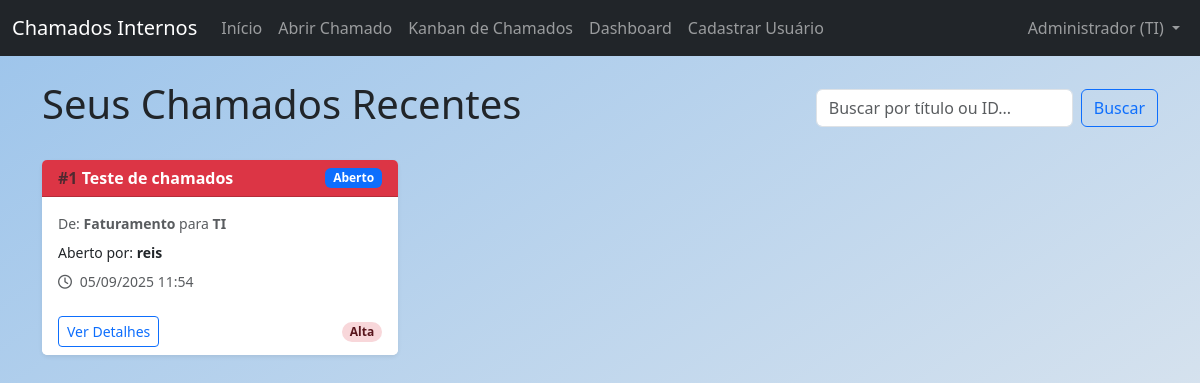
The page /home (signed in) on the database as committed earlier.
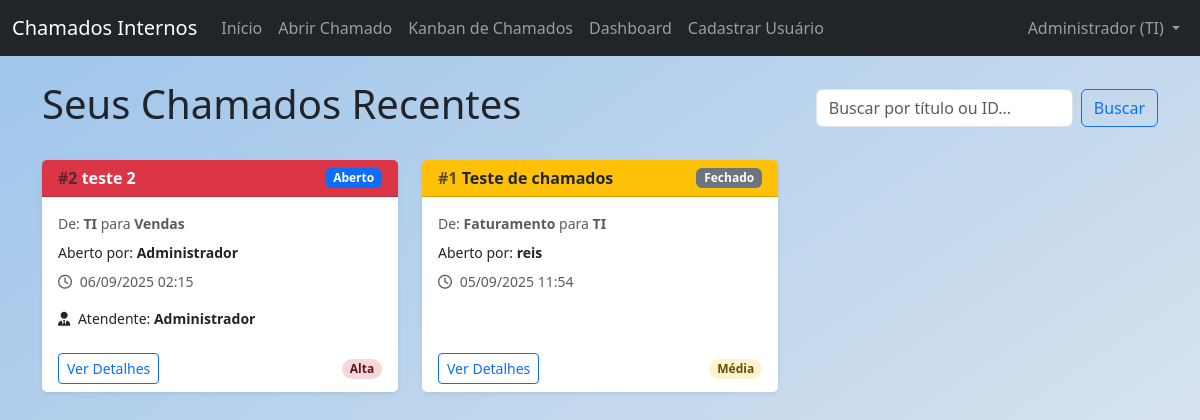
The same page on the database as committed later.
### app/models.py (models this page shows, shortened)
class User(db.Model, UserMixin):
    id = db.Column(db.Integer, primary_key=True)
    name = db.Column(db.String(100), nullable=False)
    email = db.Column(db.String(120), unique=True, nullable=False)
    sector = db.Column(db.String(50), nullable=False)
    password = db.Column(db.String(128), nullable=False)
    access_level = db.Column(db.String(20), nullable=False, default='colaborador') # colaborador, tecnico, administrador
    created_at = db.Column(db.DateTime, default=datetime.utcnow)
    tickets_created = db.relationship('Ticket', backref='author', lazy=True, foreign_keys='Ticket.user_id')
    tickets_assigned = db.relationship('Ticket', backref='assignee_user', lazy=True, foreign_keys='Ticket.assigned_to')
    comments = db.relationship('Comment', backref='comment_author', lazy=True)

class Ticket(db.Model):
    id = db.Column(db.Integer, primary_key=True)
    title = db.Column(db.String(150), nullable=False)
    description = db.Column(db.Text, nullable=False)
    user_id = db.Column(db.Integer, db.ForeignKey('user.id'), nullable=False) # Quem abriu o chamado
    origin_sector = db.Column(db.String(50), nullable=False)
    target_sector = db.Column(db.String(50), nullable=False)
    priority = db.Column(db.String(20), nullable=False, default='baixa') # baixa, media, alta
    status = db.Column(db.String(20), nullable=False, default='Aberto') # Aberto, Em Atendimento, Resolvido, Fechado
    created_at = db.Column(db.DateTime, default=datetime.utcnow)
    updated_at = db.Column(db.DateTime, default=datetime.utcnow, onupdate=datetime.utcnow)
    assigned_to = db.Column(db.Integer, db.ForeignKey('user.id'), nullable=True) # Quem está atendendo
    comments = db.relationship('Comment', backref='ticket', lazy=True, cascade="all, delete-orphan")
    history = db.relationship('TicketHistory', backref='ticket', lazy=True, cascade="all, delete-orphan")

### app/routes.py (the view, shortened to what this page needs)
@main.route('/')
@main.route('/home')
@login_required
def home():
    query_param = request.args.get('q', '', type=str)
    if current_user.access_level == 'administrador':
        base_query = Ticket.query
    else:
        base_query = Ticket.query.filter_by(user_id=current_user.id)
    tickets = base_query.order_by(Ticket.created_at.desc()).all()
    return render_template('index.html', title='Início', tickets=tickets)

### app/__init__.py (called while the page is built)
@login_manager.user_loader
def load_user(user_id):
    from app.models import User
    return User.query.get(int(user_id))

### app/templates/index.html (shortened to what this page needs)
{% extends "base.html" %}
{% block content %}
    <div class="d-flex flex-wrap justify-content-between align-items-center mb-4 gap-3">
        <h1>Seus Chamados Recentes</h1>
        <form method="GET" action="{{ url_for('main.home') }}" class="d-flex" style="min-width: 300px;">
            <input class="form-control me-2" type="search" name="q" placeholder="Buscar por título ou ID..." value="{{ request.args.get('q', '') }}" aria-label="Buscar">
            <button class="btn btn-outline-primary" type="submit">Buscar</button>
        </form>
    </div>
    {% if tickets %}
        <div class="row">
            {% for ticket in tickets %}
                <div class="col-lg-4 col-md-6 mb-4">
                    {% include 'components/ticket_card.html' %}
                </div>
            {% endfor %}
        </div>
    {% endif %}
{% endblock content %}

### app/templates/base.html (shortened to what this page needs)
<!DOCTYPE html>
<html lang="pt-br">
<head>
    <link href="https://cdn.jsdelivr.net/npm/bootstrap@5.3.3/dist/css/bootstrap.min.css" rel="stylesheet">
    <link rel="stylesheet" href="https://cdnjs.cloudflare.com/ajax/libs/font-awesome/6.5.2/css/all.min.css" />
    <link rel="stylesheet" href="{{ url_for('static', filename='css/style.css') }}">
</head>
<body class="bg-light">
    {% include 'components/navbar.html' %}
    <main role="main" class="container mt-4">
        {% block content %}{% endblock %}
    </main>
</body>
</html>

### app/templates/components/navbar.html (shortened to what this page needs)
<nav class="navbar navbar-expand-lg navbar-dark bg-dark">
    <div class="container-fluid">
        <a class="navbar-brand" href="{{ url_for('main.home') }}">Chamados Internos</a>
        <div class="collapse navbar-collapse" id="navbarNav">
            <ul class="navbar-nav me-auto mb-2 mb-lg-0">
                <li class="nav-item">
                    <a class="nav-link" href="{{ url_for('main.home') }}">Início</a>
                </li>
                {% if current_user.is_authenticated %}
                    <li class="nav-item">
                        <a class="nav-link" href="{{ url_for('main.create_ticket') }}">Abrir Chamado</a>
                    </li>
                    <li class="nav-item">
                        <a class="nav-link" href="{{ url_for('main.tickets_kanban') }}">Kanban de Chamados</a>
                    </li>
                    {% if current_user.access_level == 'administrador' or current_user.access_level == 'tecnico' %}
                        <li class="nav-item">
                            <a class="nav-link" href="{{ url_for('main.dashboard') }}">Dashboard</a>
                        </li>
                    {% endif %}
                    {% if current_user.access_level == 'administrador' %}
                        <li class="nav-item">
                            <a class="nav-link" href="{{ url_for('main.register') }}">Cadastrar Usuário</a>
                        </li>
                    {% endif %}
                {% endif %}
            </ul>
            <ul class="navbar-nav ms-auto mb-2 mb-lg-0">
                {% if current_user.is_authenticated %}
                    <li class="nav-item dropdown">
                        <a class="nav-link dropdown-toggle" href="#" id="navbarDropdown" role="button" data-bs-toggle="dropdown" aria-expanded="false">
                            {{ current_user.name }} ({{ current_user.sector }})
                        </a>
                    </li>
                {% else %}
                    <li class="nav-item">
                        <a class="nav-link" href="{{ url_for('main.login') }}">Login</a>
                    </li>
                {% endif %}
            </ul>
        </div>
    </div>
</nav>

### app/templates/components/ticket_card.html
<div class="card shadow-sm h-100">
    <div class="card-header d-flex justify-content-between align-items-center
        {% if ticket.priority == 'alta' %} bg-danger text-white
        {% elif ticket.priority == 'media' %} bg-warning text-dark
        {% else %} bg-light border-info
        {% endif %}">
        <h6 class="mb-0 fw-bold">
            <span class="text-muted">#{{ ticket.id }}</span> {{ ticket.title }}
        </h6>
        <span class="badge
            {% if ticket.status == 'Aberto' %} bg-primary
            {% elif ticket.status == 'Em Atendimento' %} bg-dark
            {% elif ticket.status == 'Resolvido' %} bg-success
            {% else %} bg-secondary
            {% endif %}">
            {{ ticket.status }}
        </span>
    </div>
    <div class="card-body">
        <p class="card-text text-muted small mb-2">
            De: <strong>{{ ticket.origin_sector }}</strong> para <strong>{{ ticket.target_sector }}</strong>
        </p>
        <p class="card-text small mb-2">
            Aberto por: <strong>{{ ticket.author.name }}</strong>
        </p>
        <p class="card-text small text-muted">
            <i class="far fa-clock me-1"></i> {{ ticket.created_at.strftime('%d/%m/%Y %H:%M') }}
        </p>
        {% if ticket.assignee_user %}
            <p class="card-text small mt-2">
                <i class="fas fa-user-tie me-1"></i> Atendente: <strong>{{ ticket.assignee_user.name }}</strong>
            </p>
        {% endif %}
    </div>
    <div class="card-footer bg-white border-top-0 d-flex justify-content-between align-items-center">
        <a href="{{ url_for('main.view_ticket', ticket_id=ticket.id) }}" class="btn btn-sm btn-outline-primary">Ver Detalhes</a>
        {% if ticket.priority == 'alta' %}
            <span class="badge bg-danger-subtle text-danger-emphasis rounded-pill">Alta</span>
        {% elif ticket.priority == 'media' %}
            <span class="badge bg-warning-subtle text-warning-emphasis rounded-pill">Média</span>
        {% else %}
            <span class="badge bg-info-subtle text-info-emphasis rounded-pill">Baixa</span>
        {% endif %}
    </div>
</div>

### app/static/css/style.css (style rules this page uses)
body { background: linear-gradient(to bottom right, #9cc4eb, #e9ecef); background-attachment: fixed; }
.card { border: none; box-shadow: 0 4px 8px rgba(0,0,0,0.05); }

Rows that differ between the two databases and show on the page:
added Ticket: id "2", title "teste 2", status "Aberto", origin_sector "TI", target_sector "Vendas", author.name "Administrador", created_at "06/09/2025 02:15", assignee_user.name "Administrador", priority "Alta"
changed Ticket "Teste de chamados": status "Aberto" → "Fechado"; priority "Alta" → "Média"
